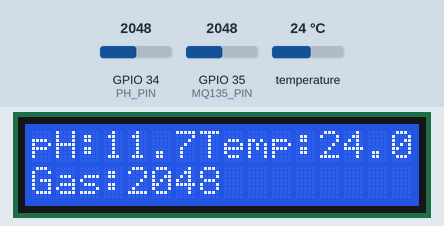
The sketch below on a simulated ESP32. Shown: 16×2 character LCD. The inputs (shaded band) are chosen by the test bench; at power-on: temperature 24 °C, GPIO 34 (PH_PIN) = 2048, GPIO 35 (MQ135_PIN) = 2048. What the sketch prints to the serial monitor is not drawn.

Above: at 3.2 s.
3.3 s: temperature set to 12 °C
At 6.8 s:
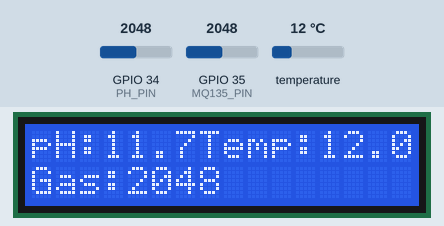
7.1 s: GPIO 34 (PH_PIN) set to 2866
At 8.8 s:
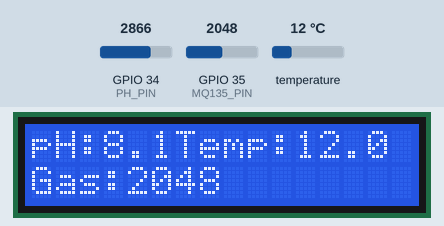
10.7 s: GPIO 35 (MQ135_PIN) set to 2866
At 14.7 s:
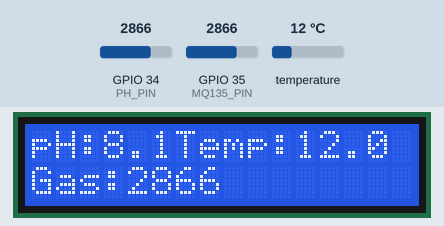
15.5 s: temperature set to 19 °C
At 17.6 s:
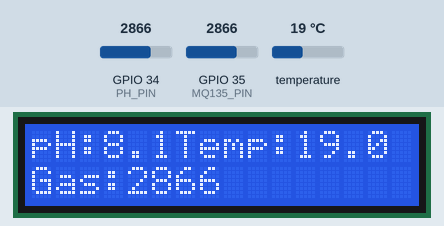
19.1 s: GPIO 34 (PH_PIN) set to 3603
At 23.6 s:
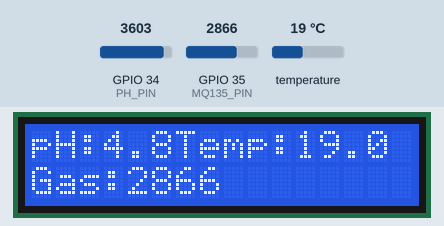
23.9 s: GPIO 35 (MQ135_PIN) set to 3603
At 26.5 s:
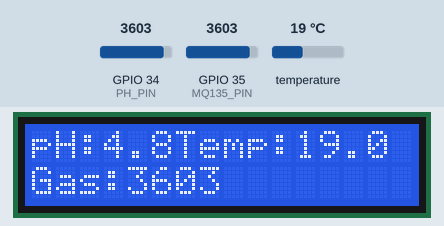
Timing chart, 0 to 28.0 s (numbered marks = the images above; inputs shaded):
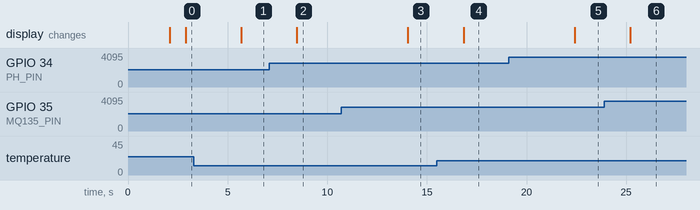

The sketch:

Milk-Sample-Testing.ino
```cpp
#include <Wire.h>
#include <LiquidCrystal_I2C.h>
#include <OneWire.h>
#include <DallasTemperature.h>

LiquidCrystal_I2C lcd(0x27, 16, 2);

// Define sensor pins
#define PH_PIN 34          // ESP32 ADC pin for pH sensor
#define MQ135_PIN 35       // ESP32 ADC pin for MQ-135 sensor
#define TEMP_PIN 15         // DS18B20 data pin connected to GPIO15

// DS18B20 setup
OneWire oneWire(TEMP_PIN);
DallasTemperature sensors(&oneWire);

float voltage = 0.0;
float pHValue = 0.0;
int gasValue = 0;
float tempC = 0;

void setup() {
  Serial.begin(115200);
  delay(2000);

  // Initialize I2C with custom pins
  Wire.begin(21,22);

  // Initialize LCD
  lcd.init();
  lcd.backlight();
  lcd.clear();

  // Start sensors
  sensors.begin();

  lcd.setCursor(0,0);
  lcd.print("Milk Test System");
}

void loop() {

  // pH sensor reading
  int adcValue = analogRead(PH_PIN);
  voltage = adcValue * (3.3 / 4095.0);
  pHValue = 7 + ((2.5 - voltage) / 0.18);

  // MQ-135 sensor reading
  gasValue = analogRead(MQ135_PIN);

  // Temperature reading
  sensors.requestTemperatures();
  tempC = sensors.getTempCByIndex(0);

  // Serial Monitor Output
  Serial.print("volt: "); Serial.print(voltage,2);
  Serial.print(" | pH: "); Serial.print(pHValue,2);
  Serial.print(" | Gas: "); Serial.print(gasValue);
  Serial.print(" | Temp: "); Serial.print(tempC);
  Serial.println(" C");

  // LCD Display
  lcd.clear();

  lcd.setCursor(0,0);
  lcd.print("pH:");
  lcd.print(pHValue,1);
  lcd.print("Temp:");
  lcd.print(tempC,1);

  lcd.setCursor(0,1);
  lcd.print("Gas:");
  lcd.print(gasValue);

  delay(2000);
}
```

Measured:
- after the input at 3.3 s, the display: changes after 2.4 s (image 1)
- after the input at 7.1 s, the display: changes after 1.4 s (image 2)
- after the input at 10.7 s, the display: changes after 3.3 s (image 3)
- after the input at 15.5 s, the display: changes after 1.3 s (image 4)
- after the input at 19.1 s, the display: changes after 3.3 s (image 5)
- after the input at 23.9 s, the display: changes after 1.3 s (image 6)
